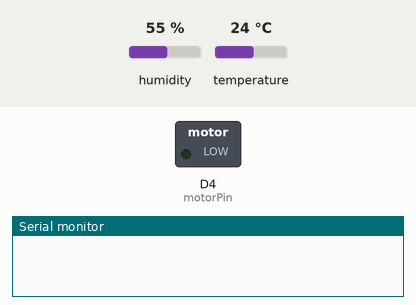
Recording of a sketch running on a simulated Arduino MKR. Shown: switched loads named in the sketch (green lamp = pin HIGH), the last lines printed to the serial monitor. Inputs (shaded band) come from the test bench; at power-on: humidity 55 %, temperature 24 °C. WiFi joins after 1.5 s; servers stay silent unless stated.

Above: at 0.0 s.
At 1.7 s:
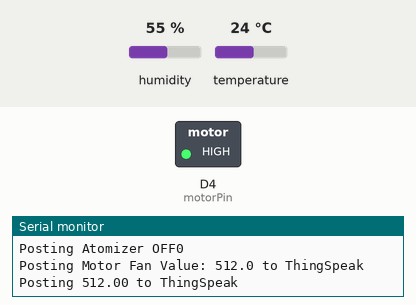
Timing chart, 0 to 3.2 s (numbered marks = the images above):
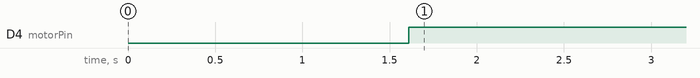

The sketch:

IoTProject.ino
```cpp
#include <WiFiNINA.h> // Libery to connect the WiFi
#include <ThingSpeak.h> //
#include "dht.h"
#define Atomizer 0 // A0
#define AirPIN 1 // A1
#define MQ2pin 2 // A2

int motorPin = 4;
float sensorValue;  //variable to store sensor value
float atomizerValue;
float airValue;
float motorValue;
const int dht_apin = A3; // Analog Pin sensor is connected to A3
char ssid[] = "IoTTestNetwork"; // Network name
const char password [] = ""; // PWD

const unsigned long channel_id = 1573881; // CH ID
const char write_api_key[] = "";// API key LOOK INNTO API KEYS TAB

dht DHT; // Initalize dht to DHT
WiFiClient client; // Connect to to a specified internet IP address

void setup() {
  // Setting up connection
  pinMode(motorPin, OUTPUT);
  Serial.begin(9600);
  delay(100);
  Serial.print("Connecting to " + String(ssid));
  WiFi.begin(ssid, password);
  while (WiFi.status() != WL_CONNECTED ) {
    delay(500);
    Serial.println("Attempting to Connect to " + String(ssid) + " .");
    delay(100);
  }
  Serial.println();
  Serial.println("Connected!");
  ThingSpeak.begin(client);
  }

void loop() {

  airValue = analogRead(AirPIN); // read analog input pin 1
  sensorValue = analogRead(MQ2pin); // read analog input pin 2
  motorValue = analogRead(motorPin); // read analog input pin 2
  DHT.read22(dht_apin);

  Serial.println("Posting Humdity " + String(DHT.humidity, 2) + "% to ThingSpeak");
  ThingSpeak.setField(1, String(DHT.humidity, 2));

  Serial.println("Posting Temperature " + String(DHT.temperature, 2) + " to ThingSpeak");
  ThingSpeak.setField(2, String(DHT.temperature, 2));

  Serial.println("Posting MQ2 " + String(sensorValue, 2) + " to ThingSpeak");
  ThingSpeak.setField(3, String(sensorValue, 2));

// GROVE START IF STATEMENT
  if(DHT.humidity>=50){ //if the humidity % is equal or above the setpoint 51% the atomizer turn ON (HIGH)
      digitalWrite(Atomizer,LOW);
      digitalWrite(motorPin, HIGH);
      Serial.print("ATOMIZER OFF \n MOTOR ON \n");
      Serial.println("Posting Atomizer OFF" + String(atomizerValue, 0) + "\nPosting Motor Fan Value: " + String(motorValue, 1) + " to ThingSpeak");
      ThingSpeak.setField(4, String(atomizerValue= 0));
      ThingSpeak.setField(6, String(motorValue= 1));
    }

    else if(DHT.humidity<=40){
      digitalWrite(Atomizer,HIGH);
      digitalWrite(motorPin, LOW);
      Serial.print("ATOMIZER ON \n MOTOR OFF \n");;
      Serial.println("Posting Atomizer ON" + String(atomizerValue, 1) + "\nPosting Motor Fan Value: " + String(motorValue, 0) +  " to ThingSpeak");
      ThingSpeak.setField(4, String(atomizerValue = 1));
      ThingSpeak.setField(6, String(motorValue= 0));
    }

    else if(DHT.humidity){
      digitalWrite(Atomizer,LOW);
      digitalWrite(motorPin, LOW);
      Serial.print("ATOMIZER OFF \nMOTOR OFF \n");
      Serial.println("Posting Atomizer Value: " + String(atomizerValue, 0) + "\nPosting Motor Fan Value: " +String(motorValue, 0) +  " to ThingSpeak");
      ThingSpeak.setField(4, String(atomizerValue = 0));
      ThingSpeak.setField(6, String(motorValue= 0));
    }
// GROVE END

  Serial.println("Posting " + String(airValue, 2) + " to ThingSpeak");
  ThingSpeak.setField(5, String(airValue, 2));

  ThingSpeak.writeFields(channel_id, write_api_key);
  Serial.println();
  delay(300000); // 5min delay
  //delay(15000); // 15s delay Testing purposes
}
```

Measured:
- by itself, D4 (motorPin): LOW → HIGH at 1.6 s
